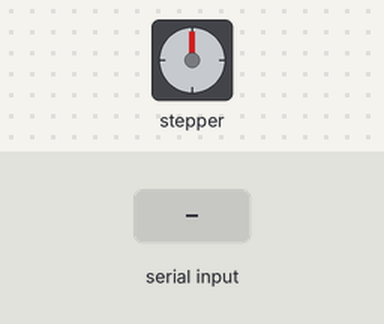
A sketch run on a simulated Arduino Uno, built with avr-gcc and run on an emulated ATmega328P. On the bench: stepper motor. The inputs (shaded band) are chosen by the test bench. Stepper angles assume 4096 steps per turn; what the sketch prints to the serial monitor is not drawn.

Above: at 1.2 s.
1.3 s: byte 2 (2) received over Serial
At 3.69 s:
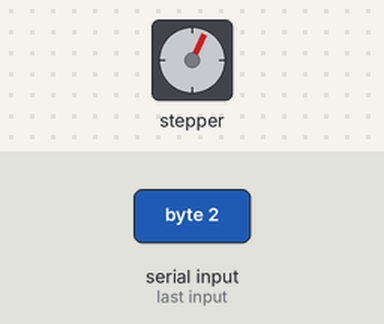
4.3 s: byte 3 (3) received over Serial
7.3 s: "oikea" received over Serial
At 7.3 s:
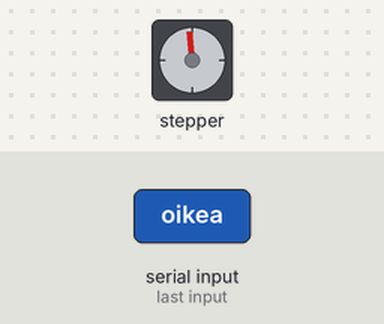
8.8 s: byte 3 (3) received over Serial
At 9.5 s:
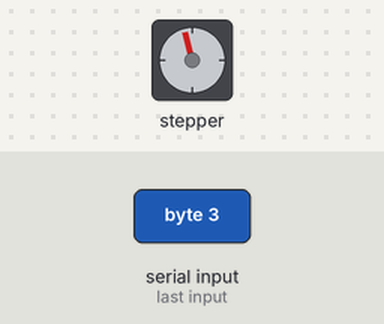
11.8 s: "vasen" received over Serial
At 11.8 s:
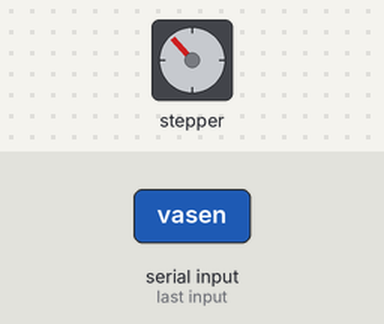
Timing chart, 0 to 14.3 s (numbered marks = the images above; inputs shaded):
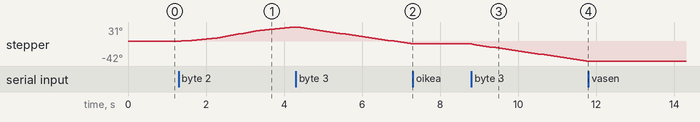

The sketch:

UNO-motor_driver.ino
```cpp
#include <Stepper.h>

#define MOTOR_STEPS 64
#define MOTOR_GEAR 64
#define STEPPER_STEPSIZE MOTOR_STEPS*MOTOR_GEAR
#define DRIVER_IN1 8
#define DRIVER_IN2 9
#define DRIVER_IN3 10
#define DRIVER_IN4 11

#define second 1000
#define fullCircle 2048


unsigned long timerValue = 0;
unsigned long zeroTime;


 String suunta;

bool isTimer;
bool s;
bool p;

int n;
int timeWent;
int sarja;

Stepper stepMotor(STEPPER_STEPSIZE, DRIVER_IN1, DRIVER_IN2, DRIVER_IN3, DRIVER_IN4);


bool test1;


void setup() {
  Serial.begin(9600);
  stepMotor.setSpeed(100);
}


//Ongelma "int sarja" käyttämisessä oli, että kun Serial.available() > 0 lakkaa olemasta,
//niin sarja jää sihen arvoon mihinkä se viimeksi asetettiin, eli se jättää ohjelman päälle

void loop() {

  if(test1){
    timerON();
  }else if(!test1){
    timerRESET();
  }


 if(Serial.available() > 0){
  sarja = Serial.read();
  Serial.print("Serial: ");
  Serial.print(sarja);
  Serial.println();
 }/*  else if(Serial.available() == 0){ //tätä if-lausetta ei siis aiemmin ollut, niin aiheutti ongelmia
    sarja = 0;

  }*/


  if(sarja == 2){


    suunta = "oikea";
    Fmotor();
    Serial.println(suunta);

    test1 = true;

  }


  if(sarja == 3){
    test1 = false;

    suunta = "vasen";
    Fmotor();
    Serial.println(suunta);


  }


  if (!(sarja == 2000 || sarja == 3000)){
    suunta = " ";
  }

}


void Fmotor() {

  if (suunta == "oikea"){

    stepMotor.step(1);
    delay(4);

  }
  if (suunta == "vasen"){

   stepMotor.step(-1);
   delay(4);
  }
}


void timerRESET(){
timerValue = 0;
n = 0;
isTimer = false;
}


void timerON(){

  if(!isTimer){
    zeroTime = millis();
    isTimer = true;
  }

  timerValue = millis()-zeroTime;
  if(timerValue%1000 == 1){
    timeWent++;
  }

  Serial.write(timeWent);

  n = timerValue%2000;
  int p = timerValue / 1000;
  Serial.println(p);
  if (n >1000){
    takeSteps();
  }
}


void takeSteps(){
  stepMotor.step(1);
  delay(4);
}


/*


"int timerValue" on se aika jota käytetään ajastimissa, se siis voidaan nollata ja laittaa pyörimään.
Se toimii millisekntien tarkkuudella


Lähteet koodeille:

Funktiot: https://www.arduino.cc/reference/en/

*/
```

Measured:
- after the input at 1.3 s, stepper: keeps turning clockwise at about 11°/s, starting after 0.07 s
- after the input at 7.3 s, stepper: stops changing and stays -5°
- after the input at 8.8 s, stepper: keeps turning counter-clockwise at about 13°/s, starting at once
- after the input at 11.8 s, stepper: stops changing and stays -42°
